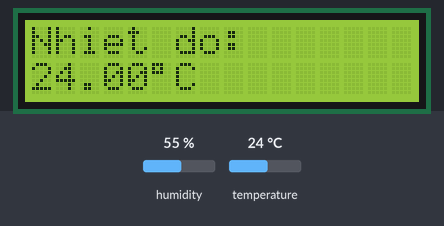
The sketch below on a simulated Arduino Uno, built with avr-gcc and run on an emulated ATmega328P. Parts: 16×2 character LCD. The test bench sets the inputs (shaded band); at power-on: temperature 24 °C, humidity 55 %.

Above: at 2.7 s.
2.8 s: temperature set to 12 °C
At 5.1 s:
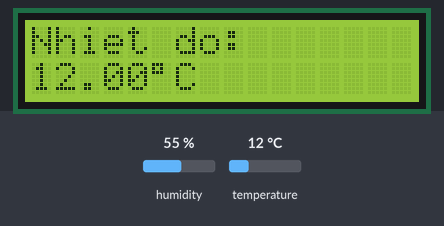
5.8 s: temperature set to 19 °C
At 6.7 s:
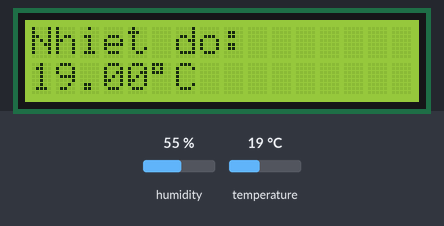
8.8 s: temperature set to 28 °C
At 11.0 s:
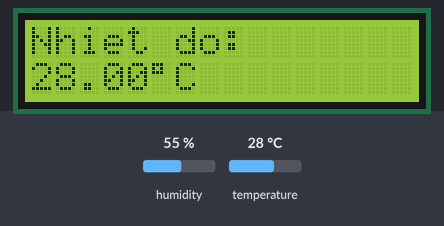
Timing chart, 0 to 12.5 s (numbered marks = the images above; inputs shaded):
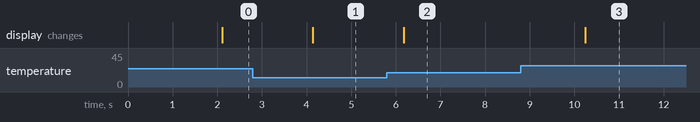

Measured:
- after the input at 2.8 s, the display: changes after 1.3 s (image 1)
- after the input at 5.8 s, the display: changes after 0.37 s (image 2)
- after the input at 8.8 s, the display: changes after 1.4 s (image 3)

The sketch:

LCD_DHT.ino
```cpp
#include <Wire.h>
#include <LiquidCrystal_I2C.h>
#include <DHT.h>

LiquidCrystal_I2C lcd(0x27, 16, 2);

#define DHTPIN 2
#define DHTTYPE DHT11

DHT dht(DHTPIN, DHTTYPE);

void setup() {
  lcd.init();
  lcd.backlight();

  dht.begin();

  lcd.setCursor(0, 0);
  lcd.print("Nhiet do:");
}

void loop() {
  delay(2000);

  float t = dht.readTemperature();

  if (isnan(t)) {
    lcd.setCursor(0, 1);
    lcd.print("Loi cam bien!");
  } else {
    lcd.setCursor(0, 1);
    lcd.print(t);
    lcd.print((char)223);
    lcd.print("C   ");
  }
}
```
